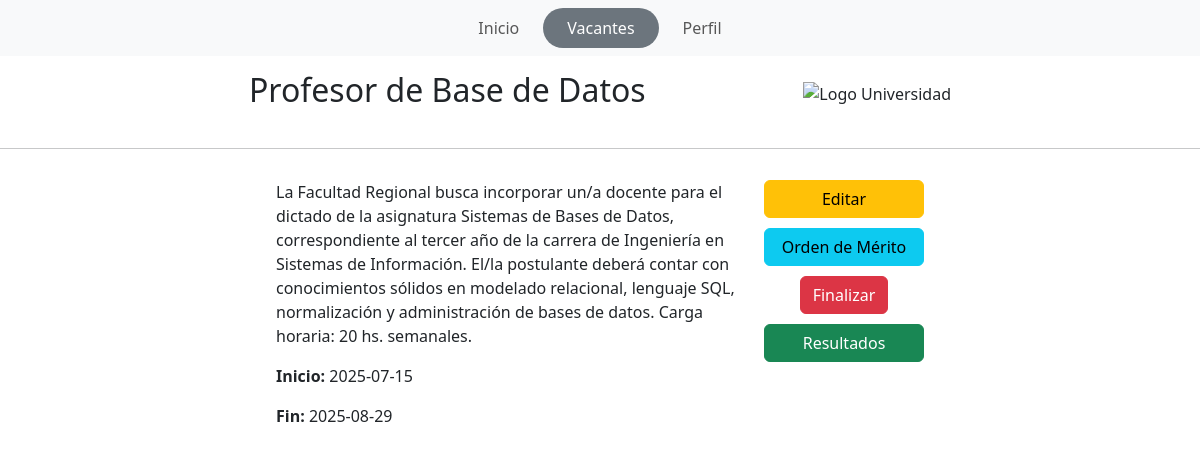
The page /php/unavacante.php?id=4 (signed in) on the database its author committed.
### tables this page shows
CREATE TABLE `vacante` (
  `ID` int(11) NOT NULL,
  `estado` varchar(256) NOT NULL,
  `descripcion` varchar(525) NOT NULL,
  `fecha_ini` date NOT NULL,
  `fecha_fin` date NOT NULL,
  `titulo` varchar(150) NOT NULL,
  `ID_Jefe` int(11) NOT NULL
);

### php/unavacante.php (the view, shortened to what this page needs)
<?php
require("conection.php");
$usuario_id = (int) $_SESSION["usuario_id"];
$idVacante = intval($_GET['id']);
$sql_usuario = "SELECT * FROM persona WHERE id = $usuario_id";
$res_usuario = mysqli_query($conn, $sql_usuario);
$usuario = mysqli_fetch_assoc($res_usuario);
$tiene_cv = !empty($usuario['cv']) && file_exists($usuario['cv']);
$sql_check_postulacion = "SELECT * FROM postulacion WHERE ID_Persona = $usuario_id AND ID_Vacante = $idVacante";
$res_postulacion = mysqli_query($conn, $sql_check_postulacion);
$ya_postulado = mysqli_num_rows($res_postulacion) > 0;
$sql = "SELECT * FROM vacante WHERE id = $idVacante";
$resultado = mysqli_query($conn, $sql);
$vacante = mysqli_fetch_assoc($resultado);
?>
<!DOCTYPE html>
<html lang="es">
<head>
  <link href="https://cdn.jsdelivr.net/npm/bootstrap@5.3.3/dist/css/bootstrap.min.css" rel="stylesheet">
  <link href="../css/estilosunavacante.css" rel="stylesheet">
  <link href="https://cdn.jsdelivr.net/npm/bootstrap-icons@1.10.5/font/bootstrap-icons.css" rel="stylesheet">
</head>
<body>
<nav class="navbar navbar-expand-lg navbar-light bg-light">
  <div class="container">
    <div class="collapse navbar-collapse justify-content-center">
      <ul class="navbar-nav">
        <li class="nav-item"><a class="nav-link px-4" href="../index.php">Inicio</a></li>
        <li class="nav-item"><a class="nav-link active rounded-pill px-4 bg-secondary text-white" href="vacantes.php">Vacantes</a></li>
        <li class="nav-item"><a class="nav-link px-4" href="../php/perfil.php">Perfil</a></li>
      </ul>
    </div>
  </div>
</nav>
<div class="contenedor">
  <div class="cabecera">
    <h2><?= htmlspecialchars($vacante['titulo']) ?></h2>
    <img src="https://encrypted-tbn0.gstatic.com/images?q=tbn:ANd9GcT_FEqjavcxlrifqvl75bLKmY4my0fdwLqDmQ&s" alt="Logo Universidad" class="imagen">
  </div>
</div>
<hr>
<div class="contenedor">
  <div class="columna">
    <p><?= nl2br(htmlspecialchars($vacante['descripcion'])) ?></p>
    <p><strong>Inicio:</strong> <?= htmlspecialchars($vacante['fecha_ini']) ?></p>
    <p><strong>Fin:</strong> <?= htmlspecialchars($vacante['fecha_fin']) ?></p>
  </div>
  <div class="columna-botones">
    <div class="contenedor-botones">
      <?php if ($_SESSION['rol'] == 0): ?>
        <?php if ($ya_postulado): ?>
          <div class="alert alert-info">Ya estás postulado a esta vacante.</div>
        <?php elseif (!$tiene_cv): ?>
          <div class="alert alert-warning">No tienes cargado un Curriculum.</div>
        <?php else: ?>
          <button class="btn btn-primary" data-bs-toggle="modal" data-bs-target="#modalPostulacion">
            Postulate
          </button>
        <?php endif; ?>
      <?php elseif ($_SESSION['rol'] == 1 || $_SESSION['rol'] == 2): ?>
        <a href="editar_vacante.php?id=<?= $vacante['ID'] ?>" class="btn btn-warning">Editar</a>
        <a href="orden_de_merito.php?id=<?= $vacante['ID'] ?>" class="btn btn-info">Orden de Mérito</a>
        <?php
          if($vacante['estado'] != "cerrada"){
         echo "<button type='button' class='btn btn-danger' data-bs-toggle='modal' data-bs-target='#finalizarModal'>Finalizar</button>";
          }
        ?>
      <?php endif; ?>
      <a href="resultados.php?id=<?= $vacante['ID'] ?>" class="btn btn-success">Resultados</a>
    </div>
  </div>
</div>
</body>
</html>

### css/estilosunavacante.css (style rules this page uses)
.imagen { max-width: 800px; }
.contenedor { display: flex; justify-content: center; padding: 15px; gap: 20px; width: 100%; }
.columna { display: flex; flex-direction: column; width: 40%; }
.contenedor-botones { display: flex; flex-direction: column; align-items: center; gap: 10px; }
.contenedor-botones a { width: 160px; text-align: center; }
.cabecera { display: flex; justify-content: space-between; align-items: center; width: 60%; }

### rows shown on the page
vacante: titulo "Profesor de Base de Datos", descripcion "La Facultad Regional busca incorporar un/a docente para el dictado de la asignatura Sistemas de Bases de Datos, correspondiente al tercer año de la carrera de Ingeniería en Sistemas de Información. El/la postulante deberá contar con conocimientos sólidos en modelado relacional, lenguaje SQL, normalización y administración de bases de datos. Carga horaria: 20 hs. semanales.", fecha_ini "2025-07-15", fecha_fin "2025-08-29"
